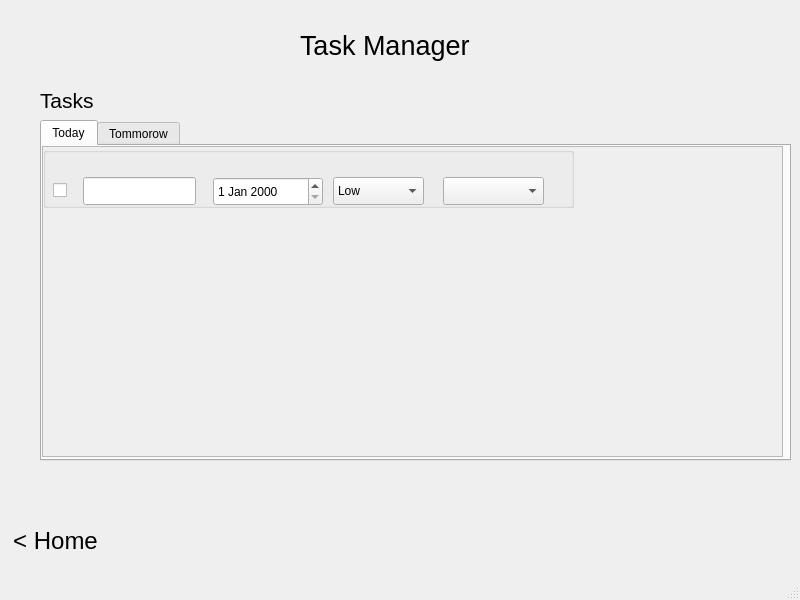
<?xml version="1.0" encoding="UTF-8"?>
<ui version="4.0">
 <class>MainWindow</class>
 <widget class="QMainWindow" name="MainWindow">
  <property name="geometry">
   <rect>
    <x>0</x>
    <y>0</y>
    <width>800</width>
    <height>600</height>
   </rect>
  </property>
  <property name="cursor">
   <cursorShape>ArrowCursor</cursorShape>
  </property>
  <property name="windowTitle">
   <string>MainWindow</string>
  </property>
  <property name="autoFillBackground">
   <bool>false</bool>
  </property>
  <widget class="QWidget" name="centralwidget">
   <widget class="QPushButton" name="homeButton">
    <property name="geometry">
     <rect>
      <x>10</x>
      <y>520</y>
      <width>91</width>
      <height>41</height>
     </rect>
    </property>
    <property name="font">
     <font>
      <pointsize>18</pointsize>
     </font>
    </property>
    <property name="cursor">
     <cursorShape>PointingHandCursor</cursorShape>
    </property>
    <property name="text">
     <string>&lt; Home</string>
    </property>
    <property name="flat">
     <bool>true</bool>
    </property>
   </widget>
   <widget class="QLabel" name="heading">
    <property name="geometry">
     <rect>
      <x>300</x>
      <y>20</y>
      <width>171</width>
      <height>51</height>
     </rect>
    </property>
    <property name="font">
     <font>
      <pointsize>20</pointsize>
     </font>
    </property>
    <property name="styleSheet">
     <string notr="true"/>
    </property>
    <property name="text">
     <string>Task Manager</string>
    </property>
   </widget>
   <widget class="QLabel" name="tasksLabel">
    <property name="geometry">
     <rect>
      <x>40</x>
      <y>80</y>
      <width>71</width>
      <height>41</height>
     </rect>
    </property>
    <property name="font">
     <font>
      <pointsize>16</pointsize>
     </font>
    </property>
    <property name="text">
     <string>Tasks</string>
    </property>
   </widget>
   <widget class="QTabWidget" name="tabWidget">
    <property name="geometry">
     <rect>
      <x>40</x>
      <y>120</y>
      <width>751</width>
      <height>341</height>
     </rect>
    </property>
    <property name="currentIndex">
     <number>0</number>
    </property>
    <property name="tabBarAutoHide">
     <bool>true</bool>
    </property>
    <widget class="QWidget" name="tab">
     <attribute name="title">
      <string>Today</string>
     </attribute>
     <widget class="QScrollArea" name="scrollArea">
      <property name="geometry">
       <rect>
        <x>0</x>
        <y>0</y>
        <width>741</width>
        <height>311</height>
       </rect>
      </property>
      <property name="widgetResizable">
       <bool>true</bool>
      </property>
      <widget class="QWidget" name="scrollAreaWidgetContents">
       <property name="geometry">
        <rect>
         <x>0</x>
         <y>0</y>
         <width>739</width>
         <height>309</height>
        </rect>
       </property>
       <widget class="QGroupBox" name="groupBox">
        <property name="geometry">
         <rect>
          <x>0</x>
          <y>0</y>
          <width>531</width>
          <height>61</height>
         </rect>
        </property>
        <property name="title">
         <string/>
        </property>
        <widget class="QLineEdit" name="lineEdit">
         <property name="geometry">
          <rect>
           <x>40</x>
           <y>30</y>
           <width>113</width>
           <height>28</height>
          </rect>
         </property>
        </widget>
        <widget class="QCheckBox" name="checkBox">
         <property name="geometry">
          <rect>
           <x>10</x>
           <y>30</y>
           <width>21</width>
           <height>26</height>
          </rect>
         </property>
         <property name="text">
          <string/>
         </property>
        </widget>
        <widget class="QDateEdit" name="dateEdit">
         <property name="geometry">
          <rect>
           <x>170</x>
           <y>30</y>
           <width>110</width>
           <height>29</height>
          </rect>
         </property>
        </widget>
        <widget class="QComboBox" name="comboBox">
         <property name="geometry">
          <rect>
           <x>290</x>
           <y>30</y>
           <width>91</width>
           <height>28</height>
          </rect>
         </property>
         <item>
          <property name="text">
           <string>Low</string>
          </property>
         </item>
         <item>
          <property name="text">
           <string>Medium</string>
          </property>
         </item>
         <item>
          <property name="text">
           <string>High</string>
          </property>
         </item>
        </widget>
        <widget class="QComboBox" name="comboBox_2">
         <property name="geometry">
          <rect>
           <x>400</x>
           <y>30</y>
           <width>101</width>
           <height>28</height>
          </rect>
         </property>
        </widget>
       </widget>
      </widget>
     </widget>
    </widget>
    <widget class="QWidget" name="tab_2">
     <attribute name="title">
      <string>Tommorow</string>
     </attribute>
    </widget>
   </widget>
  </widget>
  <widget class="QMenuBar" name="menubar">
   <property name="geometry">
    <rect>
     <x>0</x>
     <y>0</y>
     <width>800</width>
     <height>25</height>
    </rect>
   </property>
  </widget>
  <widget class="QStatusBar" name="statusbar"/>
 </widget>
 <resources/>
 <connections/>
</ui>
